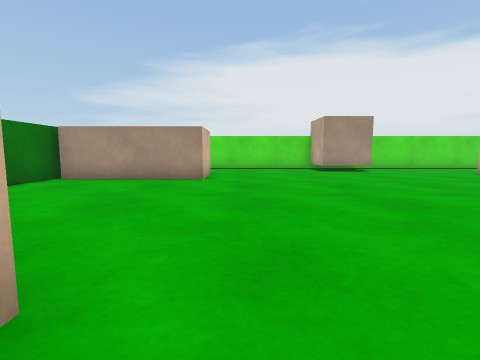
View 1 (above)

16 first-person views from a walk through a Unity game level. The camera is 0.39 m above the floor, tilts 6° down and sees 85° across. The floor is counted in squares, 0.5 m on a side. Each view is taken from the middle of a square. On the plan, view 1 faces up. The plan holds only what a view shows up to about 10 squares ahead; the rest is blank. The player is left out.

View 2
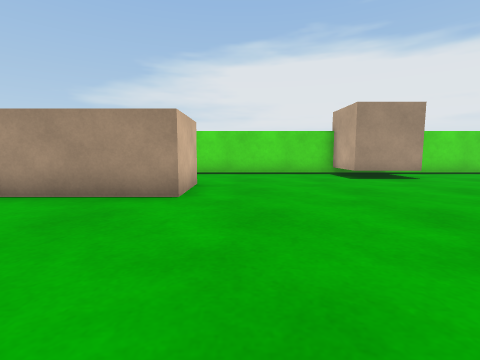

View 3
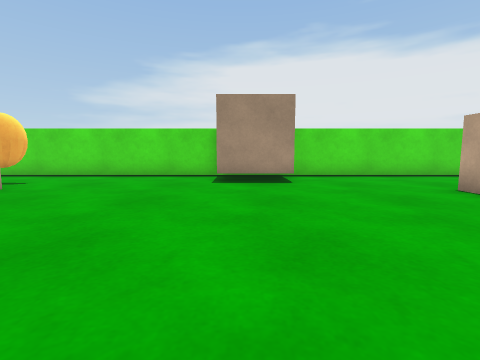

View 4
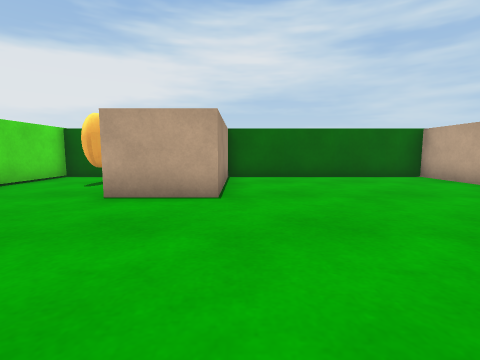

View 5
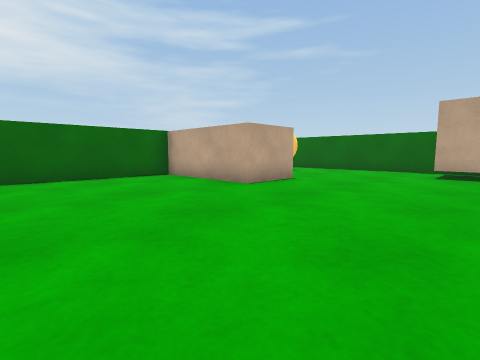

View 6
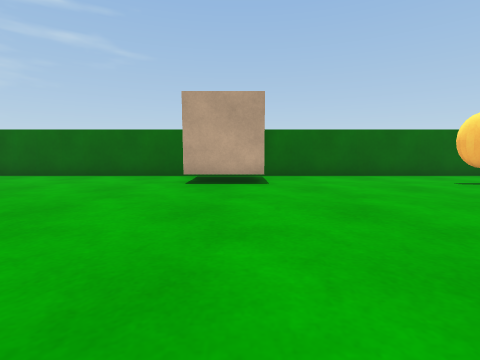

View 7
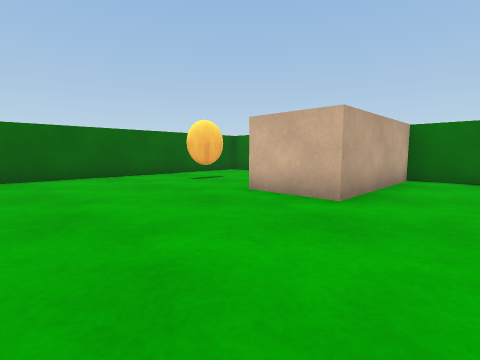

View 8
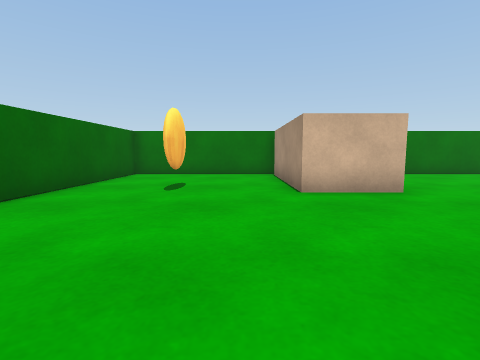

View 9
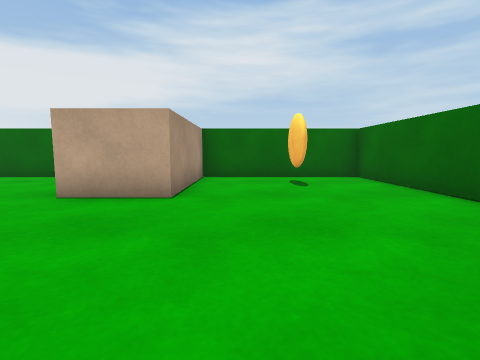

View 10
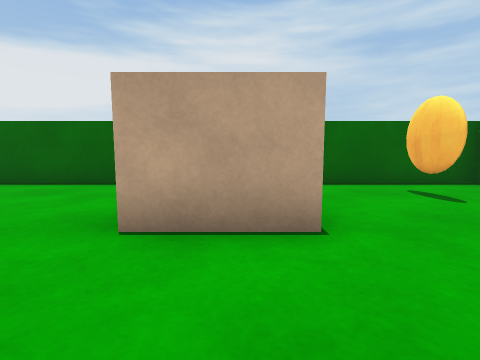

View 11
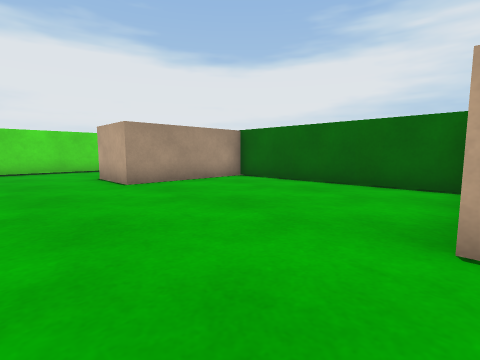

View 12
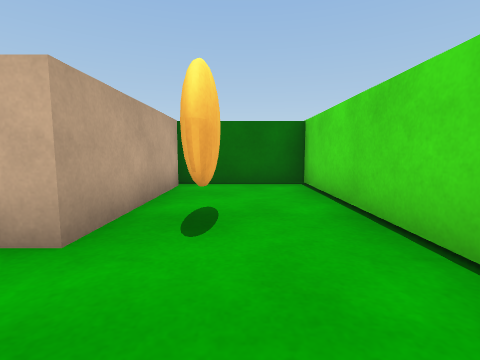

View 13
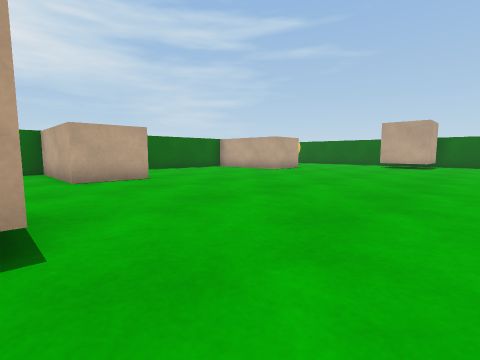

View 14
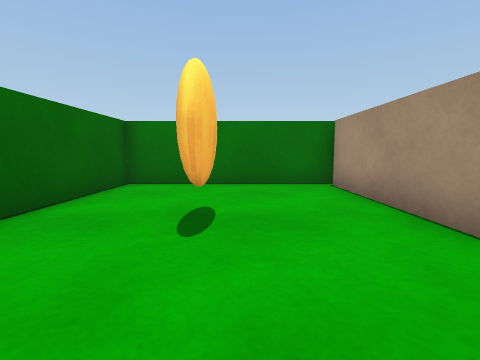

View 15
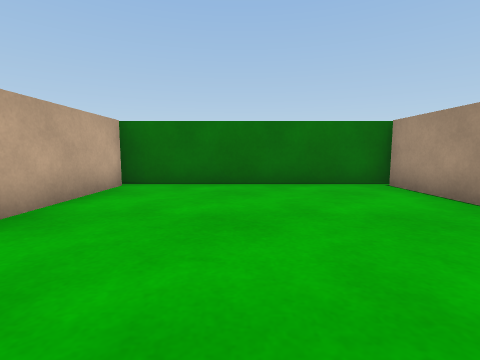

View 16
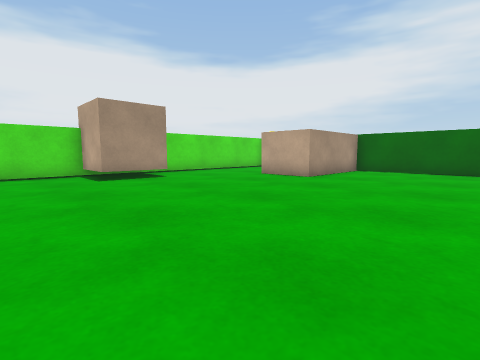

### Floor plan
Key: @ floor where view 1 was taken; # wall or solid block; . floor; B block; C cube.
Columns run from 6 left of view 1 to 13 right of it. Each row starts with its distance up from view 1.
 13 ####################
 12 #.........CC.......#
 11 #.........CC.....#.#
 10 #..B##.............#
  9 #BBBBB.........BBBB#
  8 #BBBBB.........BBBB#
  7 #..................#
  6 #..................#
  5 #..................#
  4 #..................#
  3 #..................#
  2 #..................#
  1 #BBBBB.........BBBB#
  0 #    B@........B   #
 -1 #BBBBB.........BBBB#
 -2 #..................#
 -3 #...#..............#
 -4 #...#.....CC.....#.#
 -5 #.........CC.......#
 -6 ####################

Positions as (right, up) in squares from view 1, and headings:
1: (0, 0), facing up
2: (0, 3), facing up
3: (4, 4), facing up
4: (4, 7), facing right
5: (4, 6), facing down-right
6: (4, 3), facing down
7: (3, 3), facing down-left
8: (4, -2), facing left
9: (4, -2), facing right
10: (6, 0), facing right
11: (6, 1), facing up-right
12: (1, 11), facing left
13: (1, 11), facing down-right
14: (1, -3), facing left
15: (1, 4), facing left
16: (1, 3), facing up-right
